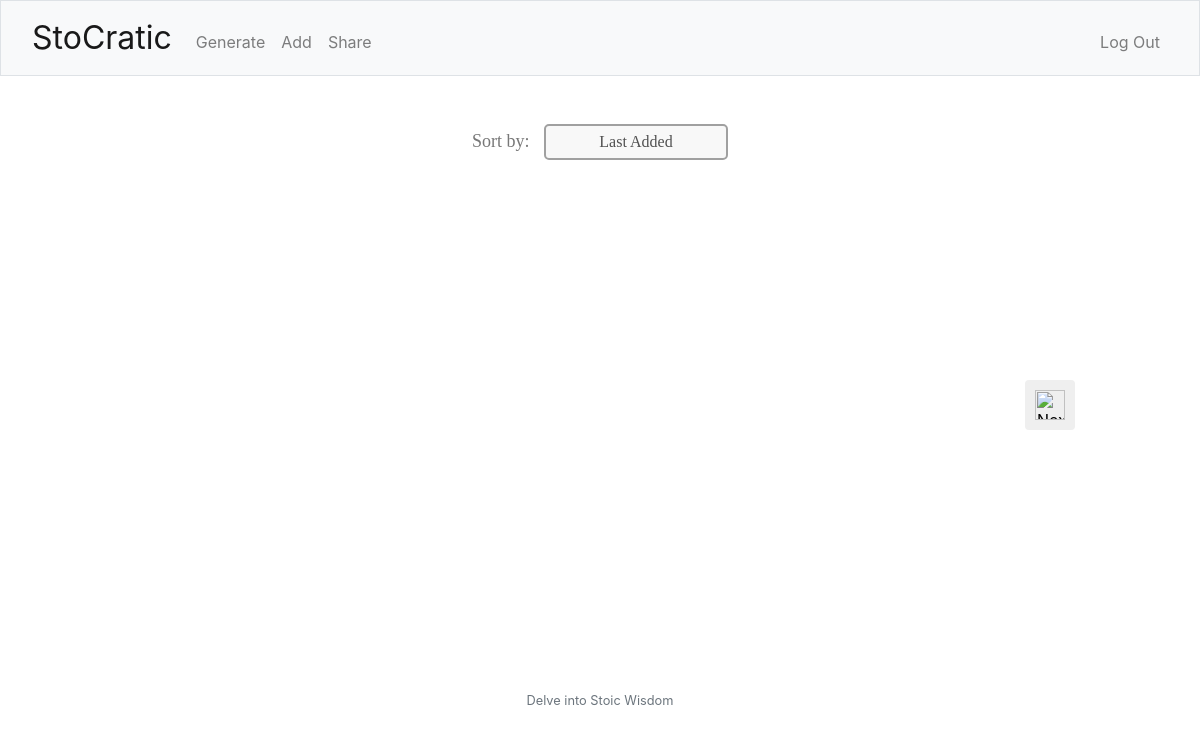
The app's page /share (signed in), older data.
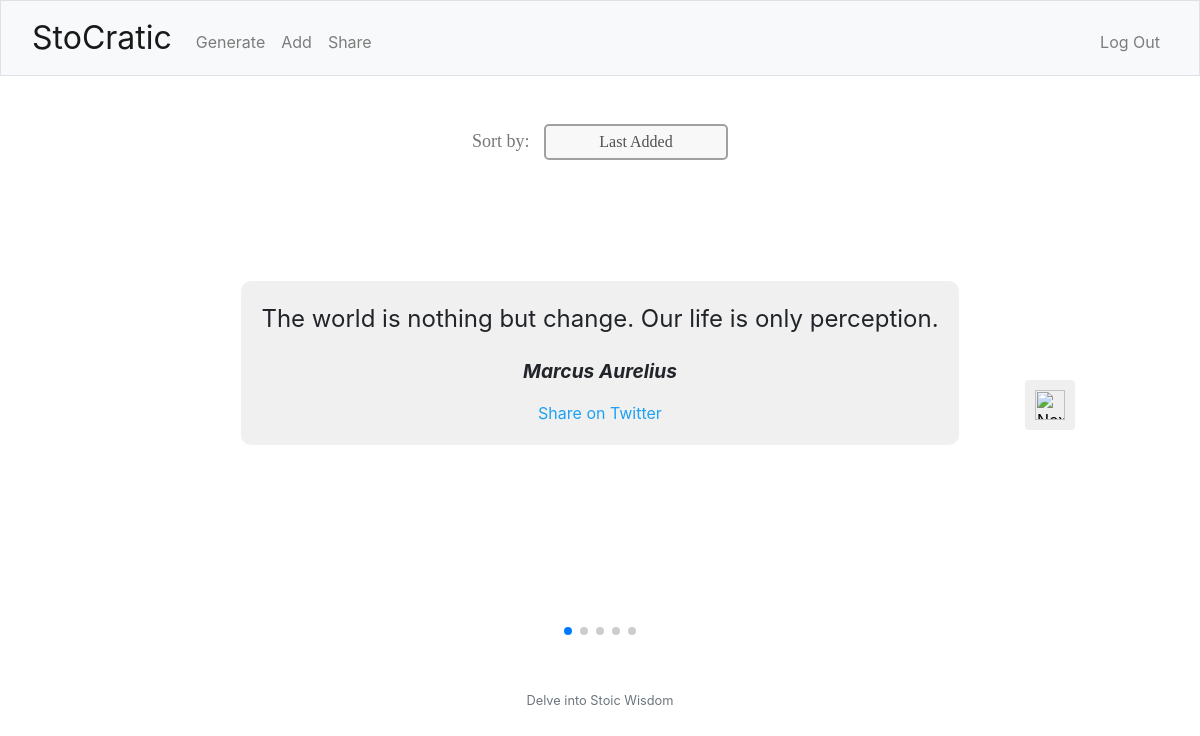
The same page, newer data.
### tables this page shows
CREATE TABLE quotes (
            id INTEGER PRIMARY KEY,
            quote_text TEXT NOT NULL,
            author TEXT NOT NULL,
            user_id INTEGER,
            FOREIGN KEY(user_id) REFERENCES users(id)
        );

### app.py (the view)
@app.route('/share')
@login_required
def share():
    sort_method = request.args.get('sort', 'last_added')
    quotes = get_sorted_quotes(sort_method)
    return render_template('share.html', quotes=quotes, current_sort_method=sort_method)

### app.py (called while the page is built)
@app.after_request
def after_request(response):
    response.headers["Cache-Control"] = "no-cache, no-store, must-revalidate"
    response.headers["Expires"] = 0
    response.headers["Pragma"] = "no-cache"
    return response

### helpers.py (called while the page is built)
def login_required(f):
    @wraps(f)
    def decorated_function(*args, **kwargs):
        if session.get("user_id") is None:
            return redirect("/login")
        return f(*args, **kwargs)
    return decorated_function

### templates/share.html (shortened to what this page needs)
<link rel="stylesheet" href="https://unpkg.com/swiper/swiper-bundle.min.css" />
{% extends "layout.html" %}
{% block main %}
    <div class="sort-menu">
        <label for="sort-select" class="sort-label">Sort by:</label>
        <select id="sort-select" onchange="sortFlashcards()">
            <option value="last_added" {% if current_sort_method == 'last_added' %}selected{% endif %}>Last Added</option>
        </select>
    </div>
    <div class="swiper mySwiper">
        <div class="swiper-wrapper">
            {% for quote in quotes %}
            <div class="swiper-slide">
                <div class="flashcard">
                    <div class="quote-content">{{ quote[0] }}</div>
                    <div class="quote-author">{{ quote[1] }}</div>
                    <a href="https://twitter.com/intent/tweet?text={{ (quote[0] + '  - ' + quote[1]) | urlencode }}" target="_blank" class="share-twitter">Share on Twitter</a>
                </div>
            </div>
        {% endfor %}
        </div>
        <div class="swiper-pagination"></div>
    </div>
    <button id="nextButton">
        <img src="/static/right-arrow.png" alt="Next">
    </button>
{% endblock %}

Row changes from the older to the newer data that the page shows:
added quotes: quote_text "The world is nothing but change. Our life is only perception.", author "Marcus Aurelius"
